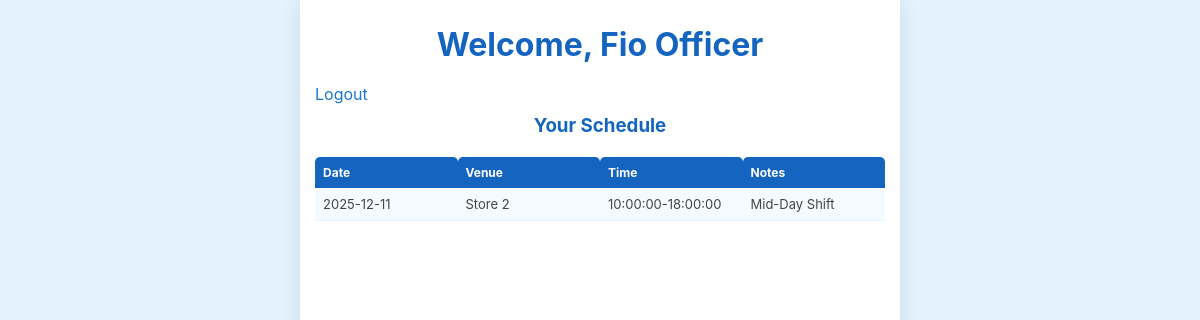
/home_officer.php (signed in), run on the app's committed database.
### tables this page shows
CREATE TABLE `schedules` (
  `schedule_id` int(11) NOT NULL,
  `user_id` int(11) NOT NULL,
  `venue_id` int(11) NOT NULL,
  `shift_date` date NOT NULL,
  `start_time` time NOT NULL,
  `end_time` time NOT NULL,
  `notes` text DEFAULT NULL
);

CREATE TABLE `venues` (
  `venue_id` int(11) NOT NULL,
  `venue_name` varchar(100) NOT NULL,
  `location_address` text DEFAULT NULL
);

### home_officer.php (the view, shortened to what this page needs)
<?php
include "includes/db_conn.php";
$myid = $_SESSION['id'];
?>
<!DOCTYPE html>
<html>
<head><title>My Shifts</title><link rel="stylesheet" href="css/style.css"></head>
<body>
    <div class="container">
        <h1>Welcome, <?php echo $_SESSION['name']; ?></h1> <a href="logout.php">Logout</a>
        <h3>Your Schedule</h3>
        <table>
            <tr><th>Date</th><th>Venue</th><th>Time</th><th>Notes</th></tr>
            <?php
            $res = mysqli_query($conn, "SELECT s.*, v.venue_name FROM schedules s JOIN venues v ON s.venue_id=v.venue_id WHERE s.user_id=$myid");
            while($r=mysqli_fetch_assoc($res)){
                echo "<tr><td>".$r['shift_date']."</td><td>".$r['venue_name']."</td><td>".$r['start_time']."-".$r['end_time']."</td><td>".$r['notes']."</td></tr>";
            }
            ?>
        </table>
    </div>
</body>
</html>

### css/style.css (style rules this page uses)
* { box-sizing: border-box; }
body { margin: 0; padding: 0; font-family: -apple-system, BlinkMacSystemFont, "Segoe UI", Roboto, Helvetica, Arial, sans-serif; background-color: #E3F2FD; color: #333; display: flex; justify-content: center; min-height: 100vh; }
.container { width: 100%; max-width: 600px; background-color: #FFFFFF; min-height: 100vh; padding: 15px; box-shadow: 0 0 20px rgba(0,0,0,0.1); position: relative; overflow-x: hidden; }
h1, h2, h3 { text-align: center; color: #1565C0; margin-top: 10px; margin-bottom: 20px; }
table { width: 100%; border-collapse: collapse; margin-top: 10px; font-size: 13px; table-layout: fixed; }
th { background-color: #1565C0; color: white; padding: 8px; text-align: left; border-radius: 5px 5px 0 0; font-size: 12px; }
td { padding: 8px; border-bottom: 1px solid #E3F2FD; color: #444; word-wrap: break-word; white-space: normal; vertical-align: middle; }
tr:nth-child(even) { background-color: #F5FAFF; }
a { text-decoration: none; color: #1976D2; }

### data on the page
schedules: shift_date "2025-12-11", venue.venue_name "Store 2", start_time "10:00:00", end_time "18:00:00", notes "Mid-Day Shift"

### other printed values
$_SESSION['name'] "Fio Officer"
